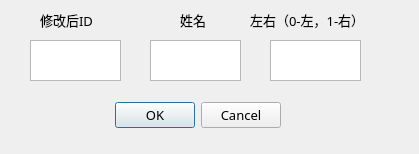
<?xml version="1.0" encoding="UTF-8"?>
<ui version="4.0">
 <class>edit_dia_1</class>
 <widget class="QDialog" name="edit_dia_1">
  <property name="geometry">
   <rect>
    <x>0</x>
    <y>0</y>
    <width>419</width>
    <height>154</height>
   </rect>
  </property>
  <property name="windowTitle">
   <string>Dialog</string>
  </property>
  <widget class="QDialogButtonBox" name="buttonBox">
   <property name="geometry">
    <rect>
     <x>90</x>
     <y>100</y>
     <width>191</width>
     <height>31</height>
    </rect>
   </property>
   <property name="font">
    <font>
     <family>Adobe Heiti Std</family>
     <pointsize>10</pointsize>
    </font>
   </property>
   <property name="orientation">
    <enum>Qt::Horizontal</enum>
   </property>
   <property name="standardButtons">
    <set>QDialogButtonBox::Cancel|QDialogButtonBox::Ok</set>
   </property>
  </widget>
  <widget class="QTextEdit" name="textEdit">
   <property name="geometry">
    <rect>
     <x>30</x>
     <y>40</y>
     <width>91</width>
     <height>41</height>
    </rect>
   </property>
  </widget>
  <widget class="QTextEdit" name="textEdit_2">
   <property name="geometry">
    <rect>
     <x>150</x>
     <y>40</y>
     <width>91</width>
     <height>41</height>
    </rect>
   </property>
  </widget>
  <widget class="QTextEdit" name="textEdit_3">
   <property name="geometry">
    <rect>
     <x>270</x>
     <y>40</y>
     <width>91</width>
     <height>41</height>
    </rect>
   </property>
  </widget>
  <widget class="QLabel" name="label">
   <property name="geometry">
    <rect>
     <x>40</x>
     <y>10</y>
     <width>71</width>
     <height>20</height>
    </rect>
   </property>
   <property name="font">
    <font>
     <family>Adobe Heiti Std</family>
     <pointsize>10</pointsize>
    </font>
   </property>
   <property name="text">
    <string>修改后ID</string>
   </property>
  </widget>
  <widget class="QLabel" name="label_2">
   <property name="geometry">
    <rect>
     <x>180</x>
     <y>10</y>
     <width>61</width>
     <height>20</height>
    </rect>
   </property>
   <property name="font">
    <font>
     <family>Adobe Heiti Std</family>
     <pointsize>10</pointsize>
    </font>
   </property>
   <property name="text">
    <string>姓名</string>
   </property>
  </widget>
  <widget class="QLabel" name="label_3">
   <property name="geometry">
    <rect>
     <x>250</x>
     <y>10</y>
     <width>141</width>
     <height>20</height>
    </rect>
   </property>
   <property name="font">
    <font>
     <family>Adobe Heiti Std</family>
     <pointsize>10</pointsize>
    </font>
   </property>
   <property name="text">
    <string>左右（0-左，1-右）</string>
   </property>
  </widget>
 </widget>
 <resources/>
 <connections>
  <connection>
   <sender>buttonBox</sender>
   <signal>accepted()</signal>
   <receiver>edit_dia_1</receiver>
   <slot>accept()</slot>
   <hints>
    <hint type="sourcelabel">
     <x>248</x>
     <y>254</y>
    </hint>
    <hint type="destinationlabel">
     <x>157</x>
     <y>274</y>
    </hint>
   </hints>
  </connection>
  <connection>
   <sender>buttonBox</sender>
   <signal>rejected()</signal>
   <receiver>edit_dia_1</receiver>
   <slot>reject()</slot>
   <hints>
    <hint type="sourcelabel">
     <x>316</x>
     <y>260</y>
    </hint>
    <hint type="destinationlabel">
     <x>286</x>
     <y>274</y>
    </hint>
   </hints>
  </connection>
 </connections>
</ui>
